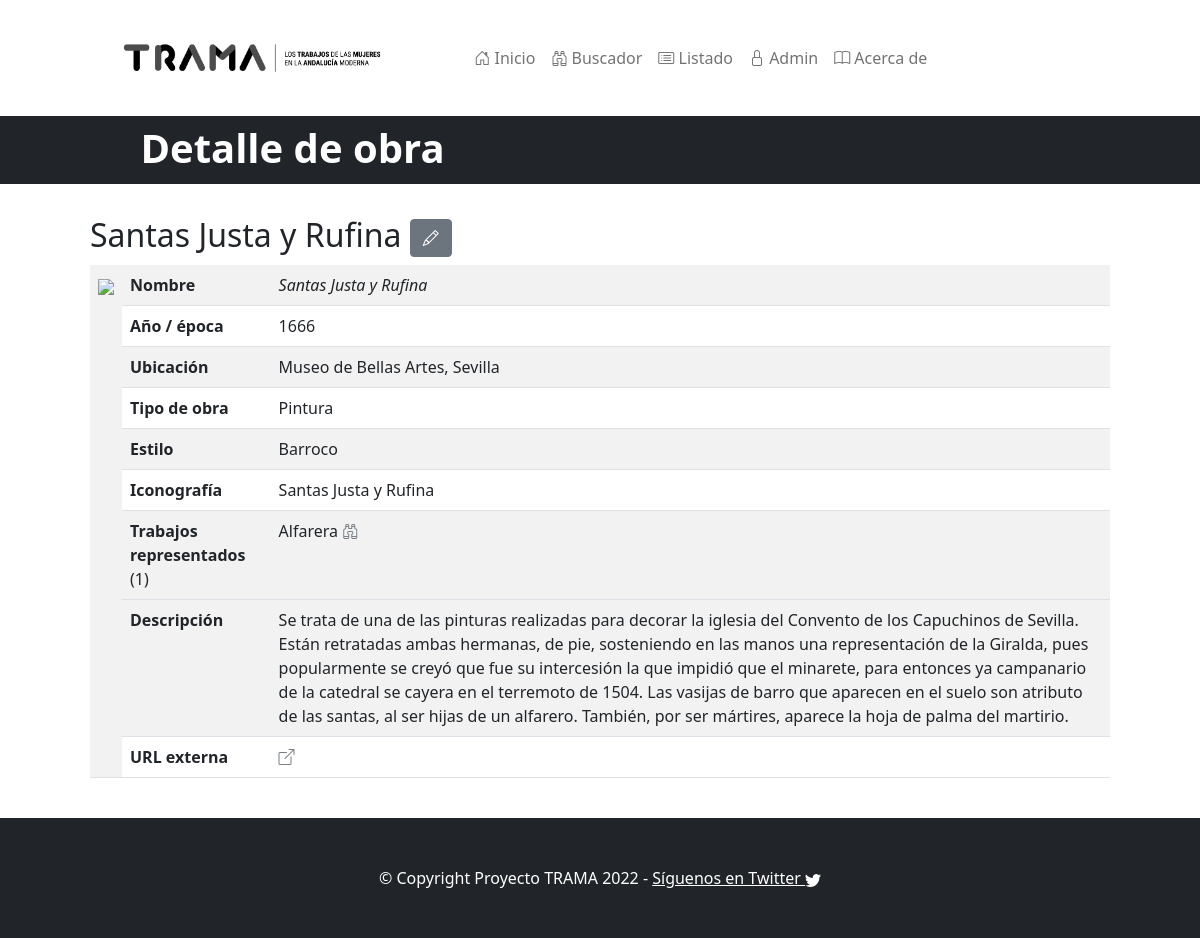
Page /trama/obra/10/ on the committed database.
### trama/models.py (models this page shows, shortened)
class Obra(models.Model):
    nombre_obra = models.CharField(
        max_length=256,
        blank=False,
        null=False,
        help_text="Nombre completo de la obra")
    autor = models.CharField(max_length=256,
        blank=False,
        null=False,
        help_text="Autor de la obra")
    anno = models.CharField("Año o época aproximada de la obra",
        max_length=64,
        blank=False,
        null=False,
        help_text="Año (exacto o aproximado) de creación de la obra")
    ubicacion = models.CharField("Ubicación",
        max_length=128,
        blank=False,
        null=False,
        help_text="Ubicación de la obra (museo, colección particular...)")
    iconografia = models.CharField("Iconografía",
        max_length=128,
        blank=False,
        null=False,
        help_text="Breve descripción de la iconografía representada")
    descripcion = models.TextField("Descripción",
        blank=False,
        null=False,
        help_text="Descripción de la obra en texto libre")
    url_externa = models.CharField(max_length=512,
        blank=True,
        null=True,
        help_text="URL con contexto")
    url_imagen = models.CharField(max_length=512,
        blank=True,
        null=True,
        help_text="URL externa del archivo de imagen (si la hay)")
    estilo = models.ForeignKey(
        Estilo,
        blank=False,
        null=False,
        on_delete=models.CASCADE)
    tipo_de_obra = models.ForeignKey(
        TipoDeObra,
        blank=False,
        null=False,
        on_delete=models.CASCADE)
    trabajo_representado = models.ManyToManyField(
        TrabajoRepresentado,
        blank=False)

class TipoDeObra(models.Model):
    nombre_tipo = models.CharField(
        max_length=256,
        blank=False,
        null=False,
        help_text="Tipo de obra: Pintura, Escultura,...")

class Estilo(models.Model):
    nombre_estilo = models.CharField(
        max_length=256,
        blank=False,
        null=False,
        help_text="Nombre del estilo artítico (Renacimiento, barroco, etc.)")

class TrabajoRepresentado(models.Model):
    nombre_trabajo = models.CharField(
        max_length=256,
        blank=False,
        null=False,
        help_text="Nombre de la profesión representada (hilandera, curandera,...)")

### trama/views.py (the view)
# urls.py: re_path(r"^obra/(?P<obra_id>\d+)/$",
def obra(request, obra_id):
    obra = get_object_or_404(Obra, pk=obra_id)
    return render(request, "obra.html", {"obra": obra})

### trama/templates/obra.html
{% extends "base.html" %}{% load static %}{% load admin_urls %}
{% block texto_barra %}Detalle de obra{% endblock %}
{% block content %}
    <div class="container-fluid">
        <h2>{{obra.nombre_obra}} <a class="btn btn-secondary"
            href="{% url 'admin:trama_obra_change' obra.pk %}"><i class="bi bi-pencil"></i></a></h2>
    </div>
        <div class="container-fluid">
            <table class="table table-striped">
                <tbody>
                    <tr>
                        <td scope="row" rowspan="0">
                            {% if obra.url_imagen %}
                                <a href="{{obra.url_imagen}}"><img
                                    src="{{obra.url_imagen}}" class="img-fluid"
                                    style="vertical-align: middle;"
                                style="max-height: 200px;"/></a>
                            {% else %}
                                <img src="{% static 'trama/sin_imagen.jpg' %}" />
                            {% endif %}
                        </td>
                        <td scope="row"><strong>Nombre</strong></td>
                        <td scope="row"><em>{{obra.nombre_obra}}</em></td>
                    </tr>
                    <tr>
                        <td scope="row"><strong>Año / época</strong></td>
                        <td scope="row">{{obra.anno}}</td>
                    </tr>
                    <tr>
                        <td scope="row"><strong>Ubicación</strong></td>
                        <td scope="row">{{obra.ubicacion}}</td>
                    </tr>
                    <tr>
                        <td scope="row"><strong>Tipo de obra</strong></td>
                        <td scope="row">{{obra.tipo_de_obra.nombre_tipo}}</td>
                    </tr>
                    <tr>
                        <td scope="row"><strong>Estilo</strong></td>
                        <td scope="row">{{obra.estilo.nombre_estilo}}</td>
                    </tr>
                    <tr>
                        <td scope="row"><strong>Iconografía</strong></td>
                        <td scope="row">{{obra.iconografia}}</td>
                    </tr>
                    <tr>
                        <td scope="row" rowspan="{{obra.trabajo_representado.all.count}}"><strong>Trabajos representados</strong> ({{obra.trabajo_representado.all.count}})</td>
                        {% for trabajo in obra.trabajo_representado.all %}
                        <td scope="row">{{ trabajo.nombre_trabajo }}
                            <a href="{% url 'search_result' %}?query={{trabajo.nombre_trabajo}}"><i class="bi bi-binoculars"></i></a>
                        </td></tr>
                        <tr>{% endfor %}
                    </tr>
                    <tr>
                        <td scope="row"><strong>Descripción</strong></td>
                        <td scope="row">{{obra.descripcion}}</td>
                    </tr>
                    {% if obra.url_externa %}
                    <tr>
                        <td scope="row"><strong>URL externa</strong></td>
                        <td scope="row"><a href="{{obra.url_externa}}"><i class="bi bi-box-arrow-up-right"></i></a></td>
                    </tr>
                    {% endif %}
            </table>
        </div>
{% endblock %}

### rows in the picture
Obra: nombre_obra "Santas Justa y Rufina", anno "1666", ubicacion "Museo de Bellas Artes, Sevilla", tipo_de_obra.nombre_tipo "Pintura", estilo.nombre_estilo "Barroco", iconografia "Santas Justa y Rufina", trabajo_representado.all.count "1", descripcion "Se trata de una de las pinturas realizadas para decorar la iglesia del Convento de los Capuchinos de Sevilla. Están retratadas ambas hermanas, de pie, sosteniendo en las manos una representación de la Giralda, pues popularmente se creyó que fue su intercesión la que impidió que el minarete, para entonces ya campanario de la catedral se cayera en el terremoto de 1504. Las vasijas de barro que aparecen en el suelo son atributo de las santas, al ser hijas de un alfarero. También, por ser mártires, aparece la hoja de palma del martirio."
TrabajoRepresentado: nombre_trabajo "Alfarera"
